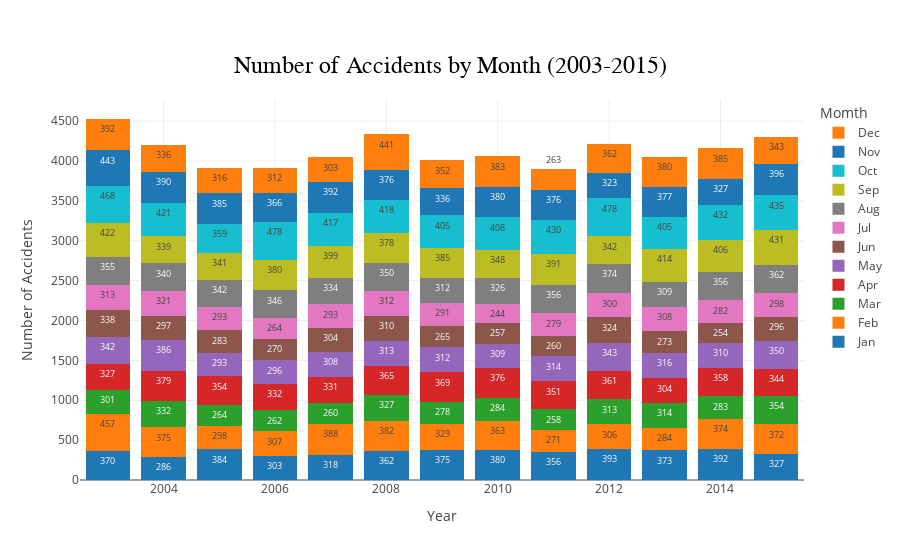

The cell this chart's notebook holds for it:
### Code cell
# Same methodology as day_of_the_week, but with a few slight tweaks

fig = go.Figure()


for idx, month in enumerate(ordered_months):
    month_data = accidents_long_df_month[accidents_long_df_month['Month'] == month]
    fig.add_trace(go.Bar(
        x=month_data['Year'],
        y=month_data['Accidents'],
        name=month,
        text=month_data['Accidents'],  
        hoverinfo='text',
        hovertemplate='<b>Month</b>: ' + month + '<br>' +
                      '<b>Year</b>: %{text}<br>' +
                      '<b>Accidents</b>: %{y}<br><br>' +
                      '%{hovertext}<extra></extra>', 
        hovertext=month_data['Tooltip'].str.replace(r"(#\d+)", r"<b>\1</b>"),
    ))


fig.update_layout(
    barmode='stack', # Stacked instead of grouped
    title={
        'text': 'Number of Accidents by Month (2003-2015)',
        'y':0.9,
        'x':0.5,
        'xanchor': 'center',
        'yanchor': 'top',
        'font': dict(
            family="Helvetica, sans-serif",
            size=24,
            color="black",
        ),
    },
    xaxis=dict(title='Year'),
    yaxis=dict(title='Number of Accidents'),
    legend_title='Momth',
    uniformtext_minsize=8,
    uniformtext_mode='hide',
    template='gridon' # Using the gridon template adds helpful grid lines to the plot
)


fig.show()

#py.plot(fig, filename='month_plot.html')

### Figure 1 — Plotly figure (JSON) as saved in the notebook; plotly's stock layout.template omitted (floating-point values rounded to 4 significant figures)
{"data": [{"hoverinfo": "text", "hovertemplate": "<b>Month</b>: Jan<br><b>Year</b>: %{text}<br><b>Accidents</b>: %{y}<br><br>%{hovertext}<extra></extra>", "hovertext": ["Jan 2003 was the #52 worst month for accidents", "Jan 2004 was the #135 worst month for accidents", "Jan 2005 was the #33 worst month for accidents", "Jan 2006 was the #122 worst month for accidents", "Jan 2007 was the #100 worst month for accidents", "Jan 2008 was the #57 worst month for accidents", "Jan 2009 was the #46 worst month for accidents", "Jan 2010 was the #36 worst month for accidents", "Jan 2011 was the #63 worst month for accidents", "Jan 2012 was the #22 worst month for accidents", "Jan 2013 was the #50 worst month for accidents", "Jan 2014 was the #23 worst month for accidents", "Jan 2015 was the #92 worst month for accidents"], "name": "Jan", "text": [370, 286, 384, 303, 318, 362, 375, 380, 356, 393, 373, 392, 327], "type": "bar", "x": [2003, 2004, 2005, 2006, 2007, 2008, 2009, 2010, 2011, 2012, 2013, 2014, 2015], "y": [370, 286, 384, 303, 318, 362, 375, 380, 356, 393, 373, 392, 327]}, {"hoverinfo": "text", "hovertemplate": "<b>Month</b>: Feb<br><b>Year</b>: %{text}<br><b>Accidents</b>: %{y}<br><br>%{hovertext}<extra></extra>", "hovertext": ["Feb 2003 was the #4 worst month for accidents", "Feb 2004 was the #46 worst month for accidents", "Feb 2005 was the #126 worst month for accidents", "Feb 2006 was the #118 worst month for accidents", "Feb 2007 was the #28 worst month for accidents", "Feb 2008 was the #35 worst month for accidents", "Feb 2009 was the #91 worst month for accidents", "Feb 2010 was the #56 worst month for accidents", "Feb 2011 was the #144 worst month for accidents", "Feb 2012 was the #119 worst month for accidents", "Feb 2013 was the #136 worst month for accidents", "Feb 2014 was the #48 worst month for accidents", "Feb 2015 was the #51 worst month for accidents"], "name": "Feb", "text": [457, 375, 298, 307, 388, 382, 329, 363, 271, 306, 284, 374, 372], "type": "bar", "x": [2003, 2004, 2005, 2006, 2007, 2008, 2009, 2010, 2011, 2012, 2013, 2014, 2015], "y": [457, 375, 298, 307, 388, 382, 329, 363, 271, 306, 284, 374, 372]}, {"hoverinfo": "text", "hovertemplate": "<b>Month</b>: Mar<br><b>Year</b>: %{text}<br><b>Accidents</b>: %{y}<br><br>%{hovertext}<extra></extra>", "hovertext": ["Mar 2003 was the #124 worst month for accidents", "Mar 2004 was the #88 worst month for accidents", "Mar 2005 was the #147 worst month for accidents", "Mar 2006 was the #150 worst month for accidents", "Mar 2007 was the #151 worst month for accidents", "Mar 2008 was the #92 worst month for accidents", "Mar 2009 was the #142 worst month for accidents", "Mar 2010 was the #136 worst month for accidents", "Mar 2011 was the #153 worst month for accidents", "Mar 2012 was the #105 worst month for accidents", "Mar 2013 was the #103 worst month for accidents", "Mar 2014 was the #138 worst month for accidents", "Mar 2015 was the #67 worst month for accidents"], "name": "Mar", "text": [301, 332, 264, 262, 260, 327, 278, 284, 258, 313, 314, 283, 354], "type": "bar", "x": [2003, 2004, 2005, 2006, 2007, 2008, 2009, 2010, 2011, 2012, 2013, 2014, 2015], "y": [301, 332, 264, 262, 260, 327, 278, 284, 258, 313, 314, 283, 354]}, {"hoverinfo": "text", "hovertemplate": "<b>Month</b>: Apr<br><b>Year</b>: %{text}<br><b>Accidents</b>: %{y}<br><br>%{hovertext}<extra></extra>", "hovertext": ["Apr 2003 was the #92 worst month for accidents", "Apr 2004 was the #40 worst month for accidents", "Apr 2005 was the #67 worst month for accidents", "Apr 2006 was the #88 worst month for accidents", "Apr 2007 was the #90 worst month for accidents", "Apr 2008 was the #55 worst month for accidents", "Apr 2009 was the #53 worst month for accidents", "Apr 2010 was the #43 worst month for accidents", "Apr 2011 was the #70 worst month for accidents", "Apr 2012 was the #60 worst month for accidents", "Apr 2013 was the #120 worst month for accidents", "Apr 2014 was the #62 worst month for accidents", "Apr 2015 was the #75 worst month for accidents"], "name": "Apr", "text": [327, 379, 354, 332, 331, 365, 369, 376, 351, 361, 304, 358, 344], "type": "bar", "x": [2003, 2004, 2005, 2006, 2007, 2008, 2009, 2010, 2011, 2012, 2013, 2014, 2015], "y": [327, 379, 354, 332, 331, 365, 369, 376, 351, 361, 304, 358, 344]}, {"hoverinfo": "text", "hovertemplate": "<b>Month</b>: May<br><b>Year</b>: %{text}<br><b>Accidents</b>: %{y}<br><br>%{hovertext}<extra></extra>", "hovertext": ["May 2003 was the #78 worst month for accidents", "May 2004 was the #29 worst month for accidents", "May 2005 was the #131 worst month for accidents", "May 2006 was the #129 worst month for accidents", "May 2007 was the #116 worst month for accidents", "May 2008 was the #105 worst month for accidents", "May 2009 was the #108 worst month for accidents", "May 2010 was the #114 worst month for accidents", "May 2011 was the #103 worst month for accidents", "May 2012 was the #76 worst month for accidents", "May 2013 was the #101 worst month for accidents", "May 2014 was the #112 worst month for accidents", "May 2015 was the #71 worst month for accidents"], "name": "May", "text": [342, 386, 293, 296, 308, 313, 312, 309, 314, 343, 316, 310, 350], "type": "bar", "x": [2003, 2004, 2005, 2006, 2007, 2008, 2009, 2010, 2011, 2012, 2013, 2014, 2015], "y": [342, 386, 293, 296, 308, 313, 312, 309, 314, 343, 316, 310, 350]}, {"hoverinfo": "text", "hovertemplate": "<b>Month</b>: Jun<br><b>Year</b>: %{text}<br><b>Accidents</b>: %{y}<br><br>%{hovertext}<extra></extra>", "hovertext": ["Jun 2003 was the #84 worst month for accidents", "Jun 2004 was the #128 worst month for accidents", "Jun 2005 was the #138 worst month for accidents", "Jun 2006 was the #145 worst month for accidents", "Jun 2007 was the #120 worst month for accidents", "Jun 2008 was the #112 worst month for accidents", "Jun 2009 was the #146 worst month for accidents", "Jun 2010 was the #154 worst month for accidents", "Jun 2011 was the #151 worst month for accidents", "Jun 2012 was the #97 worst month for accidents", "Jun 2013 was the #143 worst month for accidents", "Jun 2014 was the #155 worst month for accidents", "Jun 2015 was the #129 worst month for accidents"], "name": "Jun", "text": [338, 297, 283, 270, 304, 310, 265, 257, 260, 324, 273, 254, 296], "type": "bar", "x": [2003, 2004, 2005, 2006, 2007, 2008, 2009, 2010, 2011, 2012, 2013, 2014, 2015], "y": [338, 297, 283, 270, 304, 310, 265, 257, 260, 324, 273, 254, 296]}, {"hoverinfo": "text", "hovertemplate": "<b>Month</b>: Jul<br><b>Year</b>: %{text}<br><b>Accidents</b>: %{y}<br><br>%{hovertext}<extra></extra>", "hovertext": ["Jul 2003 was the #105 worst month for accidents", "Jul 2004 was the #99 worst month for accidents", "Jul 2005 was the #131 worst month for accidents", "Jul 2006 was the #147 worst month for accidents", "Jul 2007 was the #131 worst month for accidents", "Jul 2008 was the #108 worst month for accidents", "Jul 2009 was the #134 worst month for accidents", "Jul 2010 was the #156 worst month for accidents", "Jul 2011 was the #141 worst month for accidents", "Jul 2012 was the #125 worst month for accidents", "Jul 2013 was the #116 worst month for accidents", "Jul 2014 was the #140 worst month for accidents", "Jul 2015 was the #126 worst month for accidents"], "name": "Jul", "text": [313, 321, 293, 264, 293, 312, 291, 244, 279, 300, 308, 282, 298], "type": "bar", "x": [2003, 2004, 2005, 2006, 2007, 2008, 2009, 2010, 2011, 2012, 2013, 2014, 2015], "y": [313, 321, 293, 264, 293, 312, 291, 244, 279, 300, 308, 282, 298]}, {"hoverinfo": "text", "hovertemplate": "<b>Month</b>: Aug<br><b>Year</b>: %{text}<br><b>Accidents</b>: %{y}<br><br>%{hovertext}<extra></extra>", "hovertext": ["Aug 2003 was the #66 worst month for accidents", "Aug 2004 was the #82 worst month for accidents", "Aug 2005 was the #78 worst month for accidents", "Aug 2006 was the #74 worst month for accidents", "Aug 2007 was the #87 worst month for accidents", "Aug 2008 was the #71 worst month for accidents", "Aug 2009 was the #108 worst month for accidents", "Aug 2010 was the #96 worst month for accidents", "Aug 2011 was the #63 worst month for accidents", "Aug 2012 was the #48 worst month for accidents", "Aug 2013 was the #114 worst month for accidents", "Aug 2014 was the #63 worst month for accidents", "Aug 2015 was the #57 worst month for accidents"], "name": "Aug", "text": [355, 340, 342, 346, 334, 350, 312, 326, 356, 374, 309, 356, 362], "type": "bar", "x": [2003, 2004, 2005, 2006, 2007, 2008, 2009, 2010, 2011, 2012, 2013, 2014, 2015], "y": [355, 340, 342, 346, 334, 350, 312, 326, 356, 374, 309, 356, 362]}, {"hoverinfo": "text", "hovertemplate": "<b>Month</b>: Sep<br><b>Year</b>: %{text}<br><b>Accidents</b>: %{y}<br><br>%{hovertext}<extra></extra>", "hovertext": ["Sep 2003 was the #11 worst month for accidents", "Sep 2004 was the #83 worst month for accidents", "Sep 2005 was the #81 worst month for accidents", "Sep 2006 was the #36 worst month for accidents", "Sep 2007 was the #20 worst month for accidents", "Sep 2008 was the #41 worst month for accidents", "Sep 2009 was the #30 worst month for accidents", "Sep 2010 was the #73 worst month for accidents", "Sep 2011 was the #26 worst month for accidents", "Sep 2012 was the #78 worst month for accidents", "Sep 2013 was the #15 worst month for accidents", "Sep 2014 was the #17 worst month for accidents", "Sep 2015 was the #9 worst month for accidents"], "name": "Sep", "text": [422, 339, 341, 380, 399, 378, 385, 348, 391, 342, 414, 406, 431], "type": "bar", "x": [2003, 2004, 2005, 2006, 2007, 2008, 2009, 2010, 2011, 2012, 2013, 2014, 2015], "y": [422, 339, 341, 380, 399, 378, 385, 348, 391, 342, 414, 406, 431]}, {"hoverinfo": "text", "hovertemplate": "<b>Month</b>: Oct<br><b>Year</b>: %{text}<br><b>Accidents</b>: %{y}<br><br>%{hovertext}<extra></extra>", "hovertext": ["Oct 2003 was the #3 worst month for accidents", "Oct 2004 was the #12 worst month for accidents", "Oct 2005 was the #61 worst month for accidents", "Oct 2006 was the #1 worst month for accidents", "Oct 2007 was the #14 worst month for accidents", "Oct 2008 was the #13 worst month for accidents", "Oct 2009 was the #18 worst month for accidents", "Oct 2010 was the #16 worst month for accidents", "Oct 2011 was the #10 worst month for accidents", "Oct 2012 was the #1 worst month for accidents", "Oct 2013 was the #18 worst month for accidents", "Oct 2014 was the #8 worst month for accidents", "Oct 2015 was the #7 worst month for accidents"], "name": "Oct", "text": [468, 421, 359, 478, 417, 418, 405, 408, 430, 478, 405, 432, 435], "type": "bar", "x": [2003, 2004, 2005, 2006, 2007, 2008, 2009, 2010, 2011, 2012, 2013, 2014, 2015], "y": [468, 421, 359, 478, 417, 418, 405, 408, 430, 478, 405, 432, 435]}, {"hoverinfo": "text", "hovertemplate": "<b>Month</b>: Nov<br><b>Year</b>: %{text}<br><b>Accidents</b>: %{y}<br><br>%{hovertext}<extra></extra>", "hovertext": ["Nov 2003 was the #5 worst month for accidents", "Nov 2004 was the #27 worst month for accidents", "Nov 2005 was the #30 worst month for accidents", "Nov 2006 was the #54 worst month for accidents", "Nov 2007 was the #23 worst month for accidents", "Nov 2008 was the #43 worst month for accidents", "Nov 2009 was the #85 worst month for accidents", "Nov 2010 was the #36 worst month for accidents", "Nov 2011 was the #43 worst month for accidents", "Nov 2012 was the #98 worst month for accidents", "Nov 2013 was the #42 worst month for accidents", "Nov 2014 was the #92 worst month for accidents", "Nov 2015 was the #21 worst month for accidents"], "name": "Nov", "text": [443, 390, 385, 366, 392, 376, 336, 380, 376, 323, 377, 327, 396], "type": "bar", "x": [2003, 2004, 2005, 2006, 2007, 2008, 2009, 2010, 2011, 2012, 2013, 2014, 2015], "y": [443, 390, 385, 366, 392, 376, 336, 380, 376, 323, 377, 327, 396]}, {"hoverinfo": "text", "hovertemplate": "<b>Month</b>: Dec<br><b>Year</b>: %{text}<br><b>Accidents</b>: %{y}<br><br>%{hovertext}<extra></extra>", "hovertext": ["Dec 2003 was the #23 worst month for accidents", "Dec 2004 was the #85 worst month for accidents", "Dec 2005 was the #101 worst month for accidents", "Dec 2006 was the #108 worst month for accidents", "Dec 2007 was the #122 worst month for accidents", "Dec 2008 was the #6 worst month for accidents", "Dec 2009 was the #69 worst month for accidents", "Dec 2010 was the #34 worst month for accidents", "Dec 2011 was the #149 worst month for accidents", "Dec 2012 was the #57 worst month for accidents", "Dec 2013 was the #36 worst month for accidents", "Dec 2014 was the #30 worst month for accidents", "Dec 2015 was the #76 worst month for accidents"], "name": "Dec", "text": [392, 336, 316, 312, 303, 441, 352, 383, 263, 362, 380, 385, 343], "type": "bar", "x": [2003, 2004, 2005, 2006, 2007, 2008, 2009, 2010, 2011, 2012, 2013, 2014, 2015], "y": [392, 336, 316, 312, 303, 441, 352, 383, 263, 362, 380, 385, 343]}], "layout": {"barmode": "stack", "legend": {"title": {"text": "Momth"}}, "title": {"font": {"color": "black", "family": "Helvetica, sans-serif", "size": 24}, "text": "Number of Accidents by Month (2003-2015)", "x": 0.5, "xanchor": "center", "y": 0.9, "yanchor": "top"}, "uniformtext": {"minsize": 8, "mode": "hide"}, "xaxis": {"title": {"text": "Year"}}, "yaxis": {"title": {"text": "Number of Accidents"}}}}
